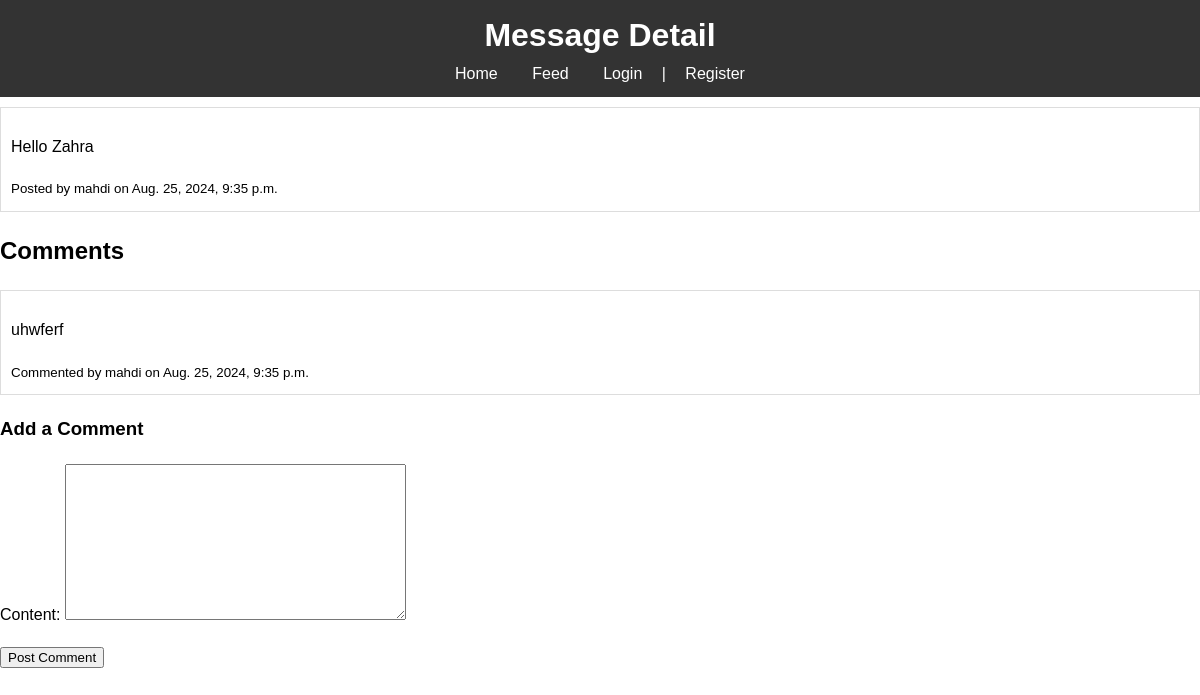
The page /feed/message/2/ on the database its author committed.
### feed/models.py (models this page shows, shortened)
class Message(models.Model):
    user = models.ForeignKey(User, on_delete=models.CASCADE)
    content = models.TextField()
    created_at = models.DateTimeField(auto_now_add=True)

class Comment(models.Model):
    message = models.ForeignKey(Message, on_delete=models.CASCADE)
    user = models.ForeignKey(User, on_delete=models.CASCADE)
    content = models.TextField()
    created_at = models.DateTimeField(auto_now_add=True)

### feed/views.py (the view)
# urls.py: path('message/<int:message_id>/', views.message_detail, name='message_detail'),
def message_detail(request, message_id):
    message = get_object_or_404(Message, id=message_id)
    comments = Comment.objects.filter(message=message)
    form = CommentForm()
    return render(request, 'feed/message_detail.html', {'message': message, 'comments': comments, 'form': form})

### feed/forms.py
class CommentForm(forms.ModelForm):
    class Meta:
        model = Comment
        fields = ['content']

### feed/templates/feed/message_detail.html (shortened to what this page needs)
<!DOCTYPE html>
<html>
<head>
    {% load static %}
    <link rel="stylesheet" type="text/css" href="{% static 'css/style.css' %}">
</head>
<body>
    <header>
        <h1>Message Detail</h1>
        <nav>
            <a href="{% url 'home' %}">Home</a>
            <a href="{% url 'feed' %}">Feed</a>
            {% if user.is_authenticated %}
                <a href="{% url 'logout' %}">Logout</a>
            {% else %}
                <a href="{% url 'login' %}">Login</a> | <a href="{% url 'register' %}">Register</a>
            {% endif %}
        </nav>
    </header>
    <main>
        <div class="message">
            <p>{{ message.content }}</p>
            <small>Posted by {{ message.user }} on {{ message.created_at }}</small>
        </div>
        <h2>Comments</h2>
        {% for comment in comments %}
            <div class="comment">
                <p>{{ comment.content }}</p>
                <small>Commented by {{ comment.user }} on {{ comment.created_at }}</small>
            </div>
        {% empty %}
            <p>No comments yet.</p>
        {% endfor %}
        <h3>Add a Comment</h3>
        <form method="post" action="{% url 'post_comment' message.id %}">
            {{ form.as_p }}
            <button type="submit">Post Comment</button>
        </form>
    </main>
</body>
</html>

### feed/static/css/style.css (style rules this page uses)
body { font-family: Arial, sans-serif; line-height: 1.6; margin: 0; padding: 0; }
header { background: #333; color: #fff; padding: 10px 0; text-align: center; }
nav a { color: #fff; margin: 0 15px; text-decoration: none; }
h1 { margin: 0; }
form { margin: 20px 0; }
.message, .comment { border: 1px solid #ddd; padding: 10px; margin: 10px 0; }

### rows shown on the page
Message: content "Hello Zahra", user "mahdi", created_at "Aug. 25, 2024, 9:35 p.m."
Comment: content "uhwferf", user "mahdi", created_at "Aug. 25, 2024, 9:35 p.m."
